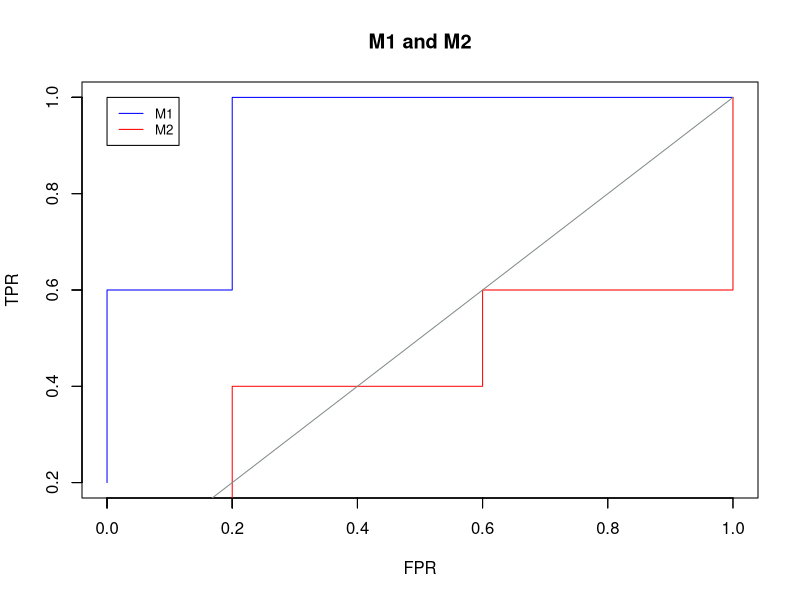

Reproduce this figure in R.
#install.packages("pROC")
library(pROC)
?pROC

MyData<- read.csv(file="bonus.csv",header=FALSE, sep=",")

M1<-MyData[,1:3]
M2<-cbind(MyData[,1:2],MyData[,4])

simple_roc <- function(labels, scores){
  labels <- labels[order(scores, decreasing =TRUE)]
  data.frame(TPR=cumsum(labels)/sum(labels), FPR=cumsum(!labels)/sum(!labels), labels)
}

M1.pred<-simple_roc(M1[,2],M1[,3])
M2.pred<-simple_roc(M2[,2],M2[,3])

plot(M1.pred[,2],M1.pred[,1],main="M1 and M2",col="blue",xlab = "FPR",ylab="TPR",type="l")
axis(side =1, at=M1.pred[,2], labels=FALSE)
par(new=TRUE)
lines(M2.pred[,2],M2.pred[,1],col="red")
axis(side =2, at=M1.pred[,1], labels=FALSE)
legend(0,1,legend = c("M1","M2"),col=c("blue","red"),lty = 1:1,cex=0.8)
lines(c(0,0.2,0.4,0.6,0.8,1),c(0,0.2,0.4,0.6,0.8,1),col="azure4")





#plot(M1.pred[,2],M1.pred[,1],main="M1 and M2",col="blue",xlab = "FPR",ylab="TPR")

#with(M2.pred[,2],M2.pred[,1],col="red")
#legend(0,1,legend = c("M1","M2"),col=c("blue","red"),lty = 1:1,cex=0.8)



#plot(roc(M1.pred[,2],M1.pred[,1],decreasing= TRUE),
    #scol="blue", main="M1 and M2",xlab="FPR",ylab="TPR")

## 
## Call:
## roc.default(response = test_set$bad_widget, predictor = glm_response_scores,     direction = "<")
## 
## Data: glm_response_scores in 59 controls (test_set$bad_widget FALSE) < 66 cases (test_set$bad_widget TRUE).
## Area under the curve: 0.9037
#with(glm_simple_roc, lines(1 - FPR, TPR, col=1 + labels))
#glm_simple_roc1 <- simple_roc(M2[,2]=="1", M2[,3])
#with(M2.pred[,2:1],lines(1 - FPR, TPR,col="red"))



